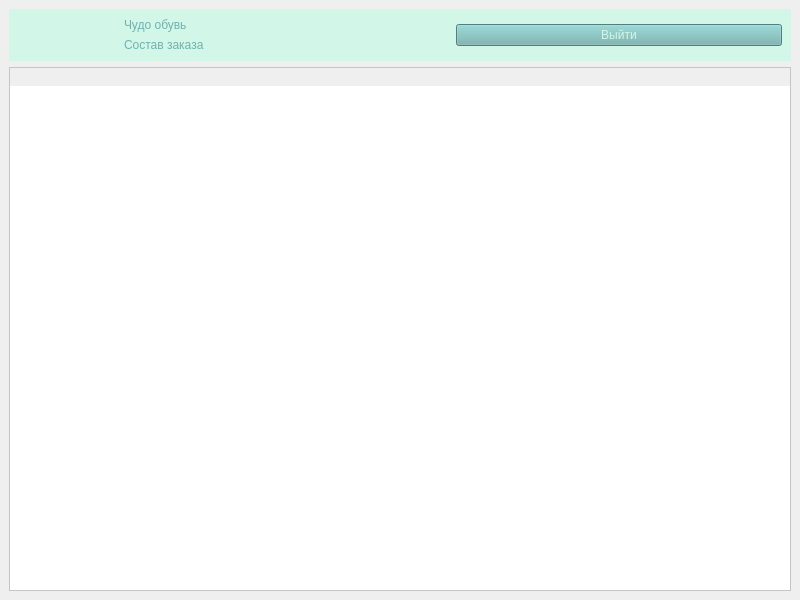
<?xml version="1.0" encoding="UTF-8"?>
<ui version="4.0">
 <class>MainWindow</class>
 <widget class="QMainWindow" name="MainWindow">
  <property name="geometry">
   <rect>
    <x>0</x>
    <y>0</y>
    <width>800</width>
    <height>600</height>
   </rect>
  </property>
  <property name="windowTitle">
   <string>MainWindow</string>
  </property>
  <property name="styleSheet">
   <string notr="true">*{
	font: 24pt &quot;Calibri&quot;;
	color:#70B2AF;
}
#header{
	background-color:#D2F6E7;
}
#body{
	background-color:#fff;
}
QPushButton{
	background-color:#70B2AF;
	color:#D2F6E7;
}
QPushButton:hover{
	background-color:#D2F6E7;
	color:#70B2AF;
}
QScrollArea{
	background-color:#fff;
}</string>
  </property>
  <widget class="QWidget" name="centralwidget">
   <layout class="QVBoxLayout" name="verticalLayout_2">
    <item alignment="Qt::AlignmentFlag::AlignTop">
     <widget class="QWidget" name="header" native="true">
      <layout class="QHBoxLayout" name="horizontalLayout">
       <item>
        <widget class="QLabel" name="label_4">
         <property name="maximumSize">
          <size>
           <width>100</width>
           <height>100</height>
          </size>
         </property>
         <property name="text">
          <string/>
         </property>
         <property name="pixmap">
          <pixmap>../img/Чудо Обувь.png</pixmap>
         </property>
         <property name="scaledContents">
          <bool>true</bool>
         </property>
        </widget>
       </item>
       <item>
        <layout class="QVBoxLayout" name="verticalLayout">
         <item>
          <widget class="QLabel" name="label_2">
           <property name="text">
            <string>Чудо обувь</string>
           </property>
          </widget>
         </item>
         <item>
          <widget class="QLabel" name="label_3">
           <property name="text">
            <string>Состав заказа</string>
           </property>
          </widget>
         </item>
        </layout>
       </item>
       <item>
        <widget class="QPushButton" name="logount_btn">
         <property name="text">
          <string>Выйти</string>
         </property>
        </widget>
       </item>
      </layout>
     </widget>
    </item>
    <item>
     <widget class="QScrollArea" name="scrollArea">
      <property name="widgetResizable">
       <bool>true</bool>
      </property>
      <widget class="QWidget" name="scrollAreaWidgetContents">
       <property name="geometry">
        <rect>
         <x>0</x>
         <y>0</y>
         <width>780</width>
         <height>18</height>
        </rect>
       </property>
       <property name="sizePolicy">
        <sizepolicy hsizetype="Preferred" vsizetype="Fixed">
         <horstretch>0</horstretch>
         <verstretch>0</verstretch>
        </sizepolicy>
       </property>
       <layout class="QVBoxLayout" name="verticalLayout_3"/>
      </widget>
     </widget>
    </item>
    <item>
     <layout class="QHBoxLayout" name="horizontalLayout_2"/>
    </item>
   </layout>
  </widget>
 </widget>
 <resources/>
 <connections/>
</ui>
